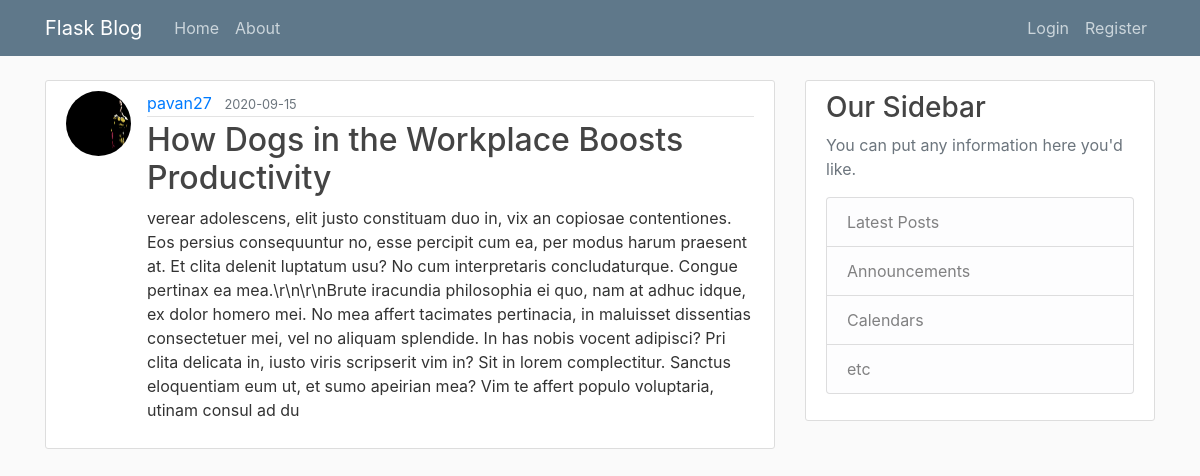
/post/10, run on the app's committed database.
### flaskblog/models.py (models this page shows, shortened)
class User(db.Model,UserMixin):
    id = db.Column(db.Integer, primary_key=True)
    username = db.Column(db.String(20), unique=True, nullable=False)
    email = db.Column(db.String(120), unique=True, nullable=False)
    image_file = db.Column(db.String(20), nullable=False,
                           default="default.jpg")
    password = db.Column(db.String(60), nullable=False)
    posts = db.relationship('Post', backref="author", lazy="dynamic")

class Post(db.Model):
    id = db.Column(db.Integer, primary_key=True)
    title = db.Column(db.String(100), nullable=False)
    date_posted = db.Column(
        db.DateTime, nullable=False, default=datetime.utcnow)
    content = db.Column(db.Text, nullable=False)
    user_id = db.Column(db.Integer, db.ForeignKey('user.id'), nullable=False)

### flaskblog/posts/routes.py (the view)
@posts.route("/post/<int:post_id>")
def post(post_id):
    post  = Post.query.get_or_404(post_id)
    return render_template('post.html',title=post.title,post=post)

### flaskblog/templates/post.html (shortened to what this page needs)
{% extends "layout.html" %} {% block content %}
<article class="media content-section">
  <img  class="rounded-circle article-img" src="{{url_for('static',filename='profile_pics/'+ post.author.image_file)}}" alt="">
  <div class="media-body">
    <div class="article-metadata">
      <a class="mr-2" href="{{url_for('users.user_posts',username=post.author.username)}}">{{ post.author.username }}</a>
      <small class="text-muted">{{ post.date_posted.strftime('%Y-%m-%d') }}</small>
    </div>
    <h2 class="article-title">{{ post.title }}</h2>
    <p class="article-content">{{ post.content }}</p>
  </div>
</article>
{% endblock content%}

### flaskblog/static/main.css (style rules this page uses)
body { background: #fafafa; color: #333333; margin-top: 5rem; }
h1, h2, h3, h4, h5, h6 { color: #444444; }
.content-section { background: #ffffff; padding: 10px 20px; border: 1px solid #dddddd; border-radius: 3px; margin-bottom: 20px; }
.article-title { color: #444444; }
.article-content { white-space: pre-line; }
.article-img { height: 65px; width: 65px; margin-right: 16px; }
.article-metadata { padding-bottom: 1px; margin-bottom: 4px; border-bottom: 1px solid #e3e3e3; }

### data on the page
User: image_file (picture), author.username "pavan27"
Post: date_posted "2020-09-15", title "How Dogs in the Workplace Boosts Productivity", content "verear adolescens, elit justo constituam duo in, vix an copiosae contentiones. Eos persius consequuntur no, esse percipit cum ea, per modus harum praesent at. Et clita delenit luptatum usu? No cum interpretaris concludaturque. Congue pertinax ea mea.\\r\\n\\r\\nBrute iracundia philosophia ei quo, nam at adhuc idque, ex dolor homero mei. No mea affert tacimates pertinacia, in maluisset dissentias consectetuer mei, vel no aliquam splendide. In has nobis vocent adipisci? Pri clita delicata in, iusto viris scripserit vim in? Sit in lorem complectitur. Sanctus eloquentiam eum ut, et sumo apeirian mea? Vim te affert populo voluptaria, utinam consul ad du"
